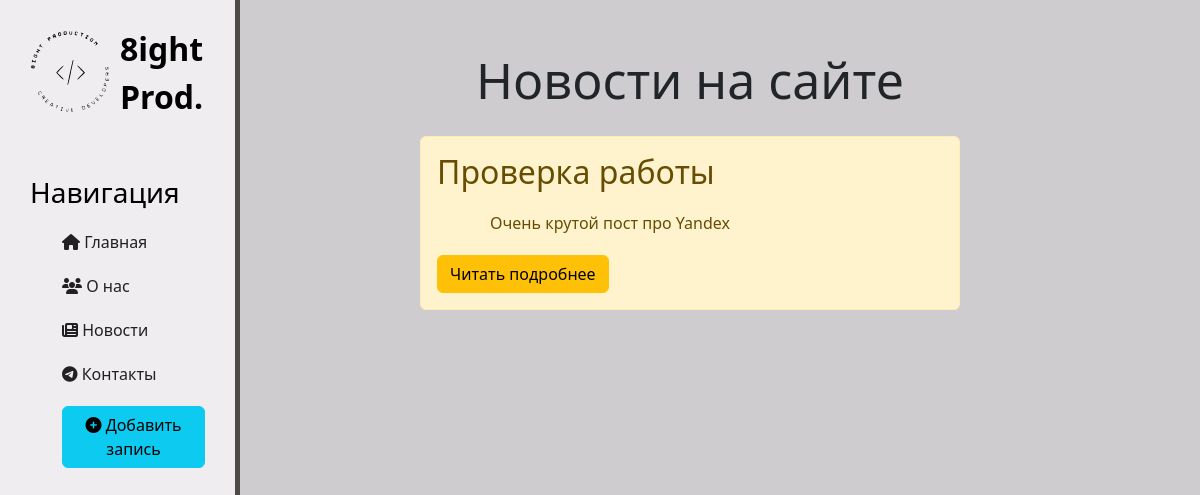
Before: /news/ with the older database file.
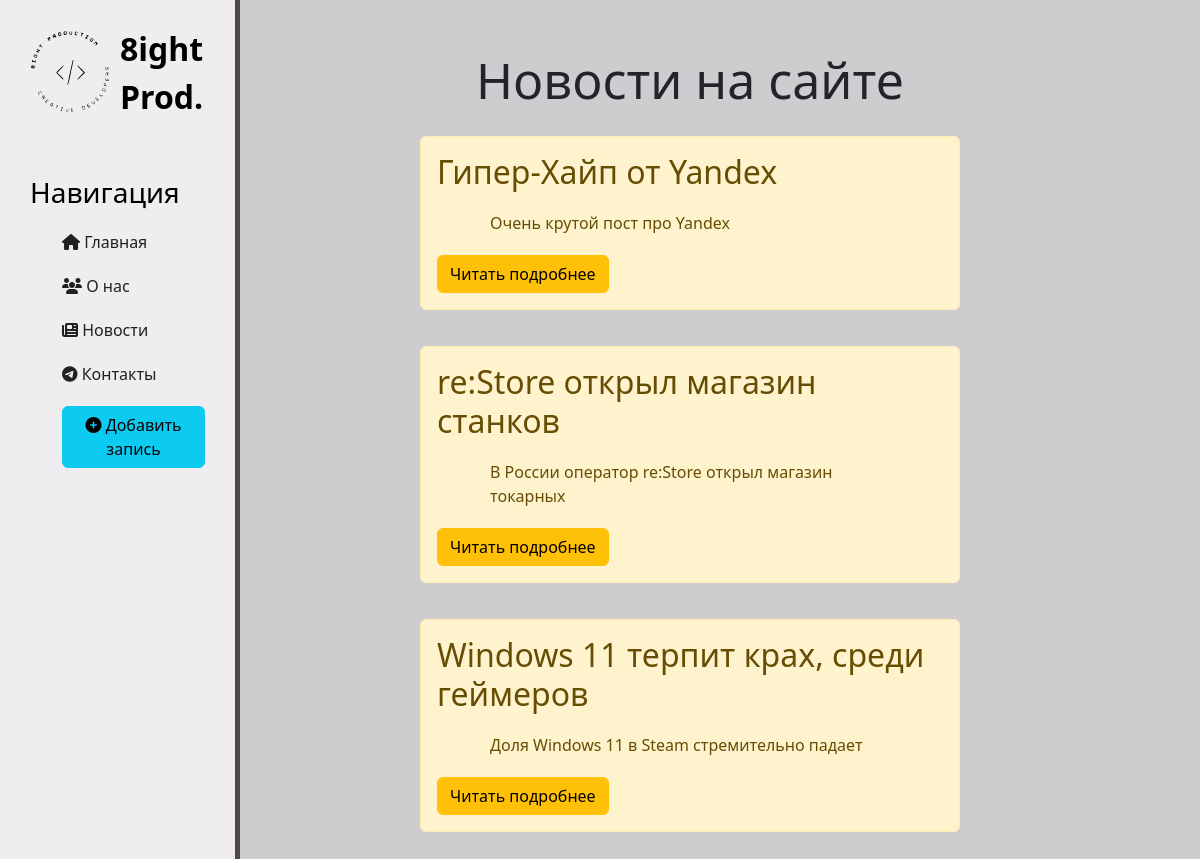
After: the same page with the newer database file.
### news/models.py (models this page shows, shortened)
class Arctiles(models.Model):
    title = models.CharField('Название', max_length=50, default='')
    anounce = models.CharField('Анонс', max_length=250, default='')
    full_text = models.TextField('Статья')
    date = models.DateTimeField('Дата публикации')
    class Meta:
        verbose_name = 'Новость'
        verbose_name_plural = 'Новости'

### news/views.py (the view)
# urls.py: path('', views.news_home, name='news_home'),
def news_home(request):
    news = Arctiles.objects.order_by('date')
    return render(request, 'news/news_home.html', {'news': news})

### news/templates/news/news_home.html (shortened to what this page needs)
{% extends 'main/layout.html' %}
{% block content %}
<div class="features">
    <h1>Новости на сайте</h1>
    {% if news %}
        {% for el in news %}
            <div class="alert alert-warning">
                <h2>{{ el.title }}</h2>
                <p>{{ el.anounce }}</p>
                <a href="{% url 'news-detail' el.id %}" class="btn btn-warning">Читать подробнее</a>
            </div>
        {% endfor %}
    {% else %}
        <p>Новостей нет.</p>
    {% endif %}
</div>
{% endblock %}

Changed rows visible on the page:
changed Arctiles "Очень крутой пост про Yandex": title "Проверка работы" → "Гипер-Хайп от Yandex"
added Arctiles: title "re:Store открыл магазин станков", anounce "В России оператор re:Store открыл магазин токарных"
added Arctiles: title "Windows 11 терпит крах, среди геймеров", anounce "Доля Windows 11 в Steam стремительно падает"
